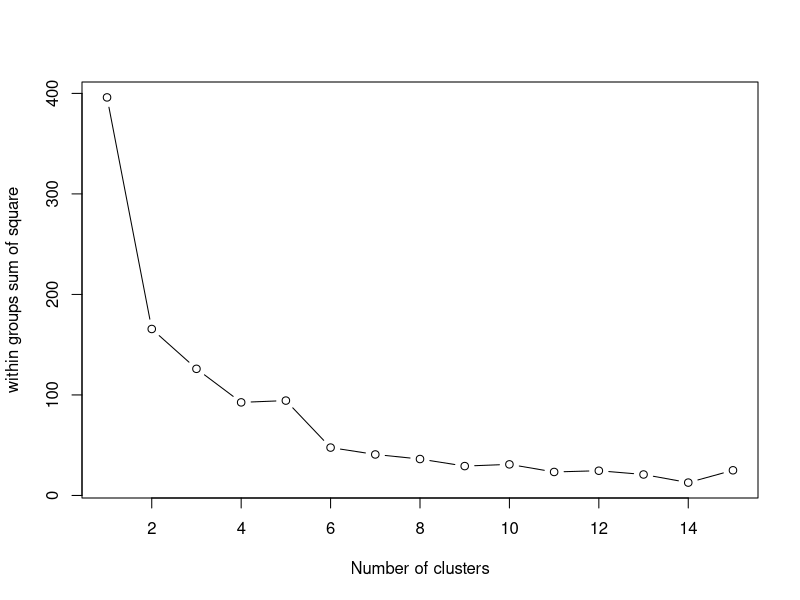
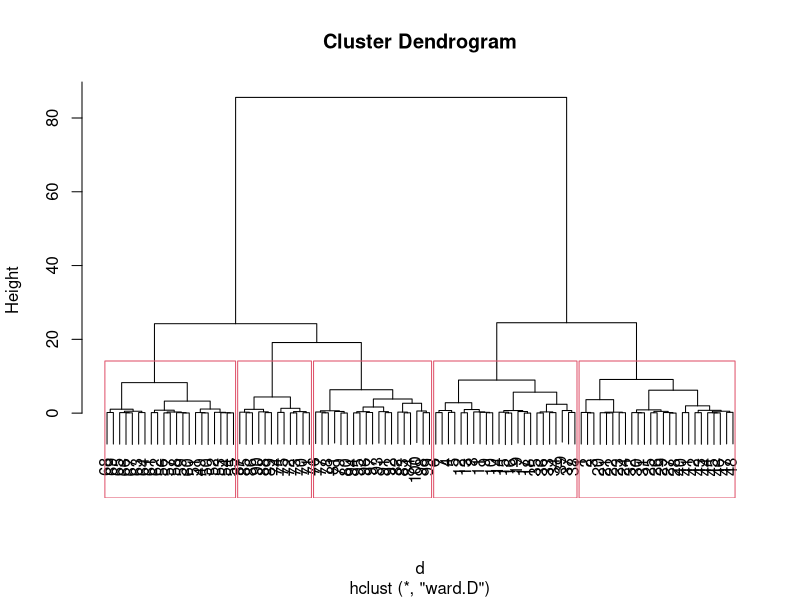

Here is the R script that generated these plots, in order:
##Clustering#################

infile=read.csv('ClusterData.csv')
head(infile)

kc=kmeans(infile,3)
kc
summary(infile)
scaled_infile=scale(infile)#every time we have to use scale for clustering
summary(scaled_infile)

kc1=kmeans(scaled_infile,3)

age=tapply(infile$age,kc1$cluster,mean)
ht=tapply(infile$height,kc1$cluster,mean)
wt=tapply(infile$weight,kc1$cluster,mean)
ds=tapply(infile$DailySteps,kc1$cluster,mean)

cbind(age,ht,wt,ds)

############################################################################
wss = (nrow(scaled_infile)-1)*sum(apply(scaled_infile,2,var))
for(i in 2:15) wss[i] = sum(kmeans(scaled_infile,centers = i)$withinss)
plot(1:15,wss,type="b",xlab = "Number of clusters",ylab = "within groups sum of square")

#########Hclustering###########################################
#if data structure is small use Herirachical clustrering#########and data are big than use K means clustering

d=dist(scaled_infile,method = "euclidean")
length(d)

hc =hclust(d,method = "ward.D")
plot(hc)
rect.hclust(hc,k=5)
clusterno=cutree(hc,k=5)

age=tapply(infile$age,clusterno,mean)
ht=tapply(infile$height,clusterno,mean)
wt=tapply(infile$weight,clusterno,mean)
ds=tapply(infile$DailySteps,clusterno,mean)

cbind(age,ht,wt,ds)
#####################################
